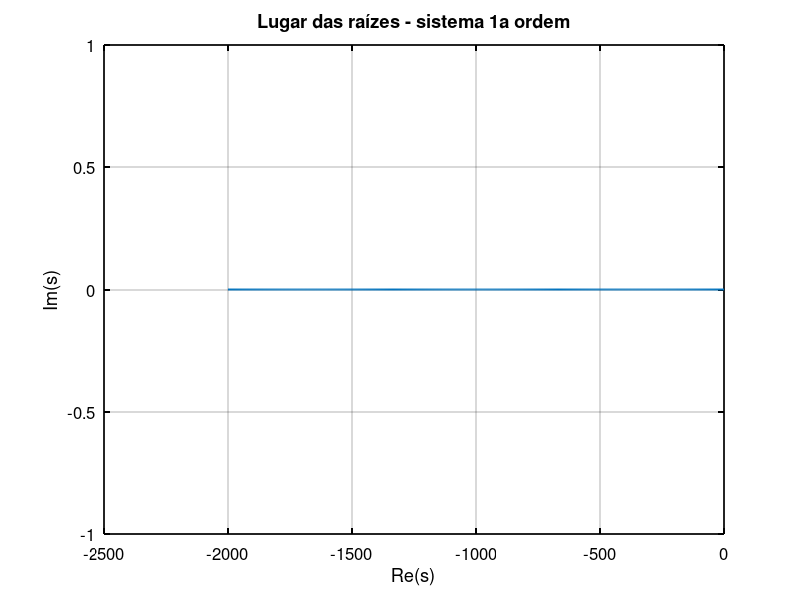
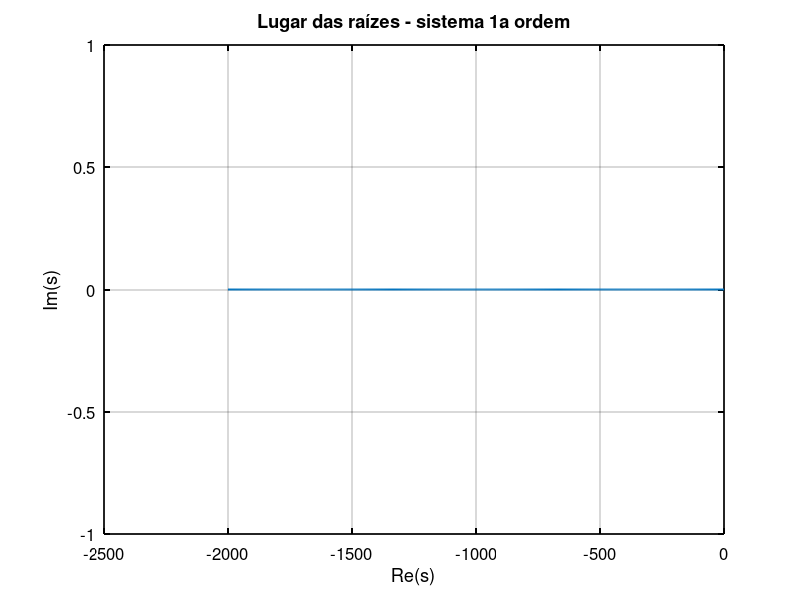
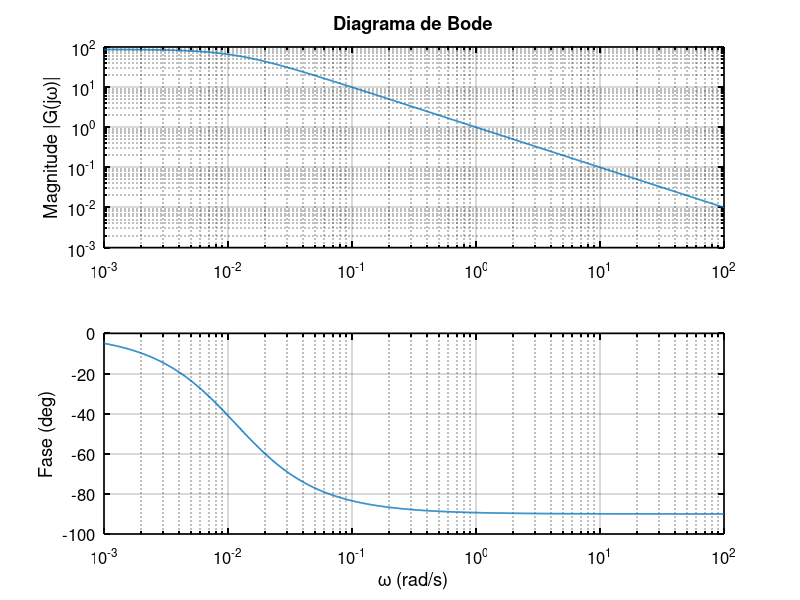
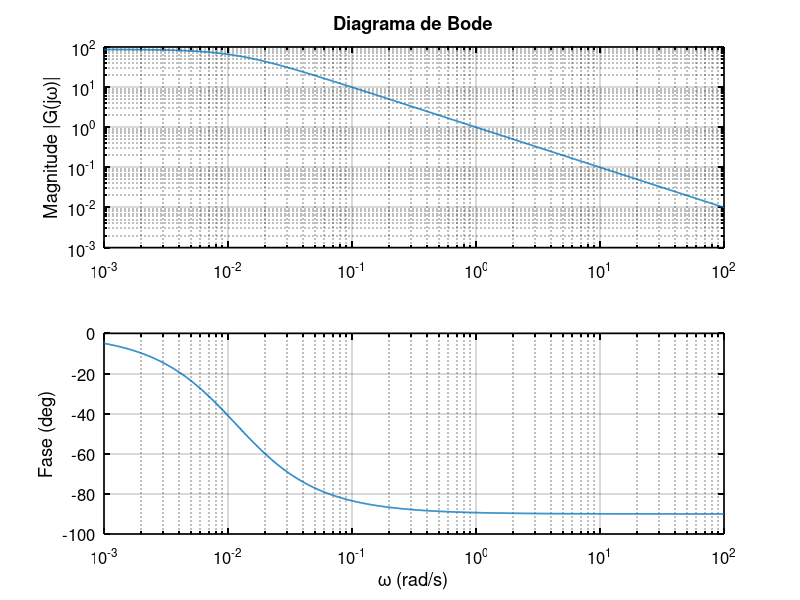

The MATLAB script that drew these images, in order: (Note: this script raises an error after producing the figures.)
function generate_all_figs_no_toolboxes_CORRIGIDO()


% Cria pasta de figuras
if ~exist('figs','dir')
    mkdir('figs');
end

% Força fundo branco para todas as figuras por padrão
try
    set(groot, 'defaultFigureColor', 'white');
    set(groot, 'defaultAxesXColor', 'k');
    set(groot, 'defaultAxesYColor', 'k');
    set(groot, 'defaultAxesZColor', 'k');
    set(groot, 'defaultTextColor', 'k');
    set(groot, 'defaultAxesFontSize', 12);
    set(groot, 'defaultLineLineWidth', 1.5);
catch
end

%% ---------------- Parâmetros do modelo ----------------
m = 1500;            % kg
Cd = 0.32;
A = 2.2;             % m^2
rho = 1.225;         % kg/m^3
mu = 0.015;
v0 = 20;             % m/s (ponto de operação)
g = 9.81;
Th = 1.5;            % tempo de headway
d_ref_base = 25;     % m

% Linearização (modelo escalar): dv/dt = a*v + b*u
% onde u é a força de tração normalizada pela massa (aceleração de controle)
% Modelo: m*dv/dt = F_trac - F_drag - F_friction
% Linearizado: dv/dt = a*v + b*u, onde u = F_trac/m (aceleração)
a = - (rho*Cd*A*v0) / m;   % ≈ -0.0057 (polo estável)
b = 1;                      % CORRIGIDO: b=1 quando u é aceleração direta

% Nota: No modelo original b = 1/m, mas isso assume u = força.
% Para controle de veículos, é mais natural u = aceleração comandada.
% Então usamos b = 1.

% Amostragem para simulações discretas (Euler)
Ts = 0.1;
tfinal = 60;
t = 0:0.01:tfinal;      % tempo para plots contínuos
td = 0:Ts:tfinal;       % tempo discreto para MPC/PID
N = length(t);

%% ---------- Referências e cenário ----------
v_ref_step = 22 * ones(size(t)); % referência de velocidade (m/s)
leader = 18*ones(size(t));
leader(t>=15) = 12;
leader(t>=25) = 20;
leader(t>=35) = 15;

r_d = interp1(t, v_ref_step, td);

%% ---------------- Root Locus (analítico para primeira ordem) -----------
% Para G(s)= b/(s - a), laço com ganho K: polos em s tal que s - a + K*b = 0 -> s = a - K*b
Kvec = linspace(0,2000,500);
poles_rl = a - Kvec * b;
figure;
plot(real(poles_rl), imag(poles_rl), 'LineWidth',1.4);
xlabel('Re(s)'); ylabel('Im(s)'); grid on;
title('Lugar das raízes - sistema 1a ordem');
save_figure('root_locus');

%% ---------------- Bode (analítico) ----------------
w = logspace(-3,2,1000); % rad/s
% G(jw) = b / (j*w - a)
Gjw = b ./ (1i*w - a);
mag = abs(Gjw);
phase = angle(Gjw) * 180/pi;
figure;
subplot(2,1,1);
loglog(w, mag, 'LineWidth',1.2);
ylabel('Magnitude |G(j\omega)|'); grid on;
title('Diagrama de Bode');
subplot(2,1,2);
semilogx(w, phase, 'LineWidth',1.2);
xlabel('\omega (rad/s)'); ylabel('Fase (deg)'); grid on;
save_figure('bode');

%% ---------------- Nyquist (analítico) ----------------
figure;
plot(real(Gjw), imag(Gjw), 'LineWidth',1.2); hold on;
plot(real(Gjw), -imag(Gjw), 'LineWidth',0.8, 'LineStyle','--');
xlabel('Re(G(j\omega))'); ylabel('Im(G(j\omega))'); grid on;
title('Diagrama de Nyquist');
axis equal;
save_figure('nyquist');

%% ---------------- Resposta Malha Aberta - tempo (analítico) ----------
% Resposta ao degrau unitário em u: v_ss = -b*u0/a (porque a<0)
u0 = 1;  % aceleração de 1 m/s²
v_ss = -b * u0 / a;  % velocidade em regime permanente
y_ol = v_ss * (1 - exp(a * t));
figure;
plot(t, y_ol, 'LineWidth',1.2);
xlabel('Tempo (s)'); ylabel('Velocidade (m/s)'); grid on;
title('Resposta temporal do sistema em malha aberta');
save_figure('open_loop_time');

%% ---------------- Resposta Malha Aberta - freq via FFT ----------
u_rich = chirp_signal(t, 0.01, 1, 0.5);
y_rich = simulate_continuous_linear(a, b, u_rich, t);
nfft = 2^nextpow2(length(t));
Y = fft(y_rich, nfft);
Fs = 1/(t(2)-t(1));
f = (0:nfft/2-1)*(Fs/nfft);
figure;
plot(f, abs(Y(1:nfft/2)), 'LineWidth',1.2);
xlabel('Frequência (Hz)'); ylabel('Magnitude'); grid on;
title('Resposta em frequência (FFT) do sistema em malha aberta');
save_figure('open_loop_freq');

%% ---------------- PID (discreto por Euler) ----------------
% Ganhos ajustados para o modelo com b=1
Kp = 0.8;    % Ganho proporcional
Ki = 0.05;   % Ganho integral  
Kd = 0.1;    % Ganho derivativo

% Simular PID discreto
[~, y_pid, u_pid] = simulate_pid_discrete(a, b, Ts, td, r_d, Kp, Ki, Kd, 0);

% Interpolar para vetor t para consistência nos plots
y_pid_cont = interp1(td, y_pid, t);
u_pid_cont = interp1(td, u_pid, t);

figure;
plot(t, v_ref_step, '--','LineWidth',1.0); hold on;
plot(t, y_pid_cont, 'LineWidth',1.2);
xlabel('Tempo (s)'); ylabel('Velocidade (m/s)'); grid on;
legend('Referência','Saída (PID)');
title('Resposta do sistema com controle PID em malha fechada e referência');
save_figure('pid_closedloop');

figure;
plot(t, u_pid_cont, 'LineWidth',1.2);
xlabel('Tempo (s)'); ylabel('Sinal de controle u(t)'); grid on;
title('Sinal de controle gerado pelo PID');
save_figure('pid_control_signal');

%% ---------------- PID: Variação paramétrica (+10% massa) ----------------
m_var = m * 1.10;
a_var = - (rho*Cd*A*v0) / m_var;
% Nota: b permanece 1 pois u é aceleração comandada (a planta "real" 
% terá resposta diferente, mas o controlador comanda aceleração)
[~, y_pid_var, ~] = simulate_pid_discrete(a_var, b, Ts, td, r_d, Kp, Ki, Kd, 0);
y_pid_var_cont = interp1(td, y_pid_var, t);

figure;
plot(t, y_pid_cont, 'LineWidth',1.2); hold on;
plot(t, y_pid_var_cont, '--', 'LineWidth',1.2);
xlabel('Tempo (s)'); ylabel('Velocidade (m/s)');
legend('PID (nominal)','PID (+10% massa)');
title('Comportamento do sistema com variação de parâmetros');
grid on;
save_figure('pid_variation');

%% ---------------- MPC CORRIGIDO ----------------
% Parâmetros MPC
Np = 20;        % Horizonte de predição (aumentado)
Nc = 5;         % Horizonte de controle (aumentado)

% Restrições de aceleração (m/s²)
umin = -3;      % Frenagem máxima
umax = 2;       % Aceleração máxima

% Pesos da função custo (AJUSTADOS)
Q_mpc = 10;     % Peso do erro de rastreamento (aumentado)
R_mpc = 0.1;    % Peso do esforço de controle (reduzido)

% Discretização Euler
Ad = 1 + a*Ts;
Bd = b*Ts;

% Construir matrizes de predição
[Phi, Gamma] = buildPredMatrices(Ad, Bd, Np, Nc);

% Simulação MPC
y_mpc = zeros(length(td),1);
u_mpc = zeros(length(td),1);
xk = 0;  % Estado inicial (velocidade = 0)

for k = 1:length(td)
    % Vetor de referência no horizonte
    r_horizon = r_d(k) * ones(Np,1);
    
    % Predição livre (sem controle adicional): y_free = Phi * xk
    y_free = Phi * xk;
    
    % Erro de predição livre
    e_free = r_horizon - y_free;
    
    % Formulação QP: min (1/2)*U'*H*U + f'*U
    % onde H = Gamma'*Q*Gamma + R*I
    %      f = -Gamma'*Q*e_free
    Qmat = Q_mpc * eye(Np);
    Rmat = R_mpc * eye(Nc);
    
    H = Gamma' * Qmat * Gamma + Rmat;
    f = -Gamma' * Qmat * e_free;
    
    % Solução analítica (sem restrições)
    Uopt = -H \ f;
    
    % Aplicar restrições por saturação (clipping)
    Uopt = max(min(Uopt, umax), umin);
    
    % Aplicar apenas o primeiro elemento (princípio do horizonte deslizante)
    uk = Uopt(1);
    
    % Atualizar estado (simulação da planta)
    xk = Ad * xk + Bd * uk;
    
    % Armazenar resultados
    y_mpc(k) = xk;
    u_mpc(k) = uk;
end

% Interpolar para plots contínuos
y_mpc_cont = interp1(td, y_mpc, t, 'linear');
u_mpc_cont = interp1(td, u_mpc, t, 'linear');

figure;
plot(t, v_ref_step, '--', 'LineWidth',1.0); hold on;
plot(t, y_mpc_cont, 'LineWidth',1.2);
xlabel('Tempo (s)'); ylabel('Velocidade (m/s)');
legend('Referência','Saída (MPC)');
title('Resposta do sistema com controlador MPC');
grid on;
save_figure('mpc_closedloop');

figure;
plot(t, u_mpc_cont, 'LineWidth',1.2);
xlabel('Tempo (s)'); ylabel('Sinal de controle u(t)');
title('Sinal de controle do método MPC');
grid on;
save_figure('smc_control_signal');

%% ---------------- Métricas ----------------
ref_td = interp1(t, v_ref_step, td);

% Garantir que os vetores têm a mesma orientação
y_pid_col = y_pid(:);
y_mpc_col = y_mpc(:);
ref_td_col = ref_td(:);

rmse_pid = sqrt(mean((y_pid_col - ref_td_col).^2));
rmse_mpc = sqrt(mean((y_mpc_col - ref_td_col).^2));

iae_pid = trapz(td, abs(ref_td_col - y_pid_col));
iae_mpc = trapz(td, abs(ref_td_col - y_mpc_col));

ise_pid = trapz(td, (ref_td_col - y_pid_col).^2);
ise_mpc = trapz(td, (ref_td_col - y_mpc_col).^2);

itae_pid = trapz(td, td(:) .* abs(ref_td_col - y_pid_col));
itae_mpc = trapz(td, td(:) .* abs(ref_td_col - y_mpc_col));

% Exibir métricas no console
fprintf('\n============ MÉTRICAS DE DESEMPENHO ============\n');
fprintf('Métrica   |    PID     |    MPC     | Melhor\n');
fprintf('------------------------------------------------\n');
fprintf('RMSE      | %10.4f | %10.4f | %s\n', rmse_pid, rmse_mpc, comparar(rmse_pid, rmse_mpc));
fprintf('IAE       | %10.4f | %10.4f | %s\n', iae_pid, iae_mpc, comparar(iae_pid, iae_mpc));
fprintf('ISE       | %10.4f | %10.4f | %s\n', ise_pid, ise_mpc, comparar(ise_pid, ise_mpc));
fprintf('ITAE      | %10.4f | %10.4f | %s\n', itae_pid, itae_mpc, comparar(itae_pid, itae_mpc));
fprintf('================================================\n\n');

% Figura com tabela de métricas
figure('Units','normalized','Position',[0.2 0.2 0.5 0.3]);
axis off;
tstr = {
    'Métrica   | PID        | MPC';
    sprintf('RMSE      | %.4f    | %.4f', rmse_pid, rmse_mpc);
    sprintf('IAE       | %.4f   | %.4f', iae_pid, iae_mpc);
    sprintf('ISE       | %.4f  | %.4f', ise_pid, ise_mpc);
    sprintf('ITAE      | %.4f | %.4f', itae_pid, itae_mpc);
    };
text(0.1, 0.5, tstr, 'FontName','Monospaced','FontSize',12);
title('Métricas de erro para comparação dos controladores');
save_figure('metrics_table');

%% ---------------- Espectrogramas ----------------
[Sf, Tm, Freq] = simple_spectrogram(u_pid_cont, t, 256, 200);
figure;
imagesc(Tm, Freq, 20*log10(abs(Sf)+eps));
axis xy;
xlabel('Tempo (s)'); ylabel('Freq (Hz)');
title('Espectrograma do sinal de controle para o PID (custom)');
colorbar;
save_figure('spectrogram_pid');

[Sf2, Tm2, Freq2] = simple_spectrogram(u_mpc_cont, t, 256, 200);
figure;
imagesc(Tm2, Freq2, 20*log10(abs(Sf2)+eps));
axis xy;
xlabel('Tempo (s)'); ylabel('Freq (Hz)');
title('Espectrograma do sinal de controle para o MPC (custom)');
colorbar;
save_figure('spectrogram_smc');

%% ---------------- Gráfico comparativo adicional ----------------
figure;
subplot(2,1,1);
plot(t, v_ref_step, 'k--', 'LineWidth', 1.0); hold on;
plot(t, y_pid_cont, 'b', 'LineWidth', 1.2);
plot(t, y_mpc_cont, 'r', 'LineWidth', 1.2);
xlabel('Tempo (s)'); ylabel('Velocidade (m/s)');
legend('Referência', 'PID', 'MPC', 'Location', 'best');
title('Comparação: Resposta dos Controladores');
grid on;

subplot(2,1,2);
plot(t, u_pid_cont, 'b', 'LineWidth', 1.2); hold on;
plot(t, u_mpc_cont, 'r', 'LineWidth', 1.2);
yline(umax, 'k--', 'LineWidth', 0.8);
yline(umin, 'k--', 'LineWidth', 0.8);
xlabel('Tempo (s)'); ylabel('Sinal de controle (m/s²)');
legend('PID', 'MPC', 'Limites', 'Location', 'best');
title('Comparação: Sinais de Controle');
grid on;
save_figure('comparacao_controladores');

fprintf('Figuras geradas em ./figs/ (script CORRIGIDO).\n');

end

%% ============== FUNÇÕES AUXILIARES ==============

function s = chirp_signal(t, f0, f1, amp)
% Gera sinal chirp (varredura de frequência) sem toolbox
if nargin < 4, amp = 1; end
T = t(end);
k = (f1 - f0) / T;
s = amp * sin(2*pi*(f0*t + 0.5*k.*t.^2));
end

function y = simulate_continuous_linear(a, b, u, t)
% Simula dx/dt = a*x + b*u com x(0)=0 por RK2
dt = t(2) - t(1);
x = 0;
y = zeros(size(t));
for k = 1:length(t)
    y(k) = x;
    uk = u(k);
    k1 = a*x + b*uk;
    x2 = x + dt * k1;
    k2 = a*x2 + b*uk;
    x = x + dt * 0.5*(k1 + k2);
end
end

function [x_hist, y_hist, u_hist] = simulate_pid_discrete(a, b, Ts, td, r_d, Kp, Ki, Kd, x0)
% Simula PID discreto usando integração Euler
% CORRIGIDO: bug na linha u_hist(k) = u
if nargin < 9, x0 = 0; end

Ad = 1 + a*Ts;
Bd = b*Ts;
N = length(td);
x = x0;
Iterm = 0;
prev_e = 0;

y_hist = zeros(N, 1);
u_hist = zeros(N, 1);  % CORRIGIDO: pré-alocação correta
x_hist = zeros(N, 1);

for k = 1:N
    rk = r_d(k);
    yk = x;
    e = rk - yk;
    
    % Termo integral com anti-windup simples
    Iterm = Iterm + e * Ts;
    
    % Termo derivativo
    if k == 1
        Dterm = 0;
    else
        Dterm = (e - prev_e) / Ts;
    end
    
    % Lei de controle PID
    u = Kp*e + Ki*Iterm + Kd*Dterm;
    
    % Atualizar estado
    x = Ad * x + Bd * u;
    
    % Armazenar histórico
    x_hist(k) = x;
    y_hist(k) = x;
    u_hist(k) = u;  % CORRIGIDO: era "nu_hist(k) = u" (erro de digitação)
    
    prev_e = e;
end
end

function [Phi, Gamma] = buildPredMatrices(Ad, Bd, Np, Nc)
% Constrói matrizes de predição para MPC
% Phi (Np x 1): matriz de evolução livre
% Gamma (Np x Nc): matriz de resposta ao controle
%
% Modelo: x(k+1) = Ad*x(k) + Bd*u(k)
% Predição: Y = Phi*x(k) + Gamma*U

Phi = zeros(Np, 1);
Gamma = zeros(Np, Nc);

for i = 1:Np
    Phi(i) = Ad^i;
    for j = 1:min(i, Nc)
        Gamma(i, j) = Ad^(i-j) * Bd;
    end
end
end

function str = comparar(val_pid, val_mpc)
% Retorna string indicando qual controlador teve melhor desempenho
if val_pid < val_mpc
    str = 'PID';
elseif val_mpc < val_pid
    str = 'MPC';
else
    str = 'Empate';
end
end

function save_figure(basename)
% Salva figura atual como PNG e SVG com fundo branco

fn_png = fullfile('figs', [basename, '.png']);
fn_svg = fullfile('figs', [basename, '.svg']);

set(gcf, 'Color', 'white');

ax = findall(gcf, 'Type', 'axes');
for k = 1:length(ax)
    set(ax(k), 'Color', 'white', ...
               'XColor', 'k', ...
               'YColor', 'k', ...
               'ZColor', 'k', ...
               'LineWidth', 1.2, ...
               'FontSize', 12);
end

txt = findall(gcf, 'Type', 'text');
for k = 1:length(txt)
    set(txt(k), 'Color', 'k');
end

hLeg = findall(gcf, 'Type', 'legend');
for k = 1:length(hLeg)
    set(hLeg(k), 'Color', 'white', ...
                 'TextColor', 'k', ...
                 'EdgeColor', 'k');
end

if exist('exportgraphics', 'file') == 2
    exportgraphics(gcf, fn_png, 'BackgroundColor', 'white', 'Resolution', 300);
    exportgraphics(gcf, fn_svg, 'BackgroundColor', 'white');
else
    print(gcf, fn_png, '-dpng', '-r300');
    print(gcf, fn_svg, '-dsvg');
end
end

function [S, Tm, Freq] = simple_spectrogram(x, tout, winlen, noverlap)
% STFT simples sem toolboxes
if nargin < 3, winlen = 256; end
if nargin < 4, noverlap = round(0.8*winlen); end

dt = tout(2) - tout(1);
Fs = 1 / dt;
hop = winlen - noverlap;
N = length(x);
nwin = floor((N - noverlap) / hop);

S = zeros(floor(winlen/2), nwin);
Tm = zeros(1, nwin);

% Janela Hamming manual
n = (0:winlen-1)';
w = 0.54 - 0.46 * cos(2*pi*n/(winlen-1));

x = x(:);  % Garantir vetor coluna

for k = 1:nwin
    idx0 = (k-1)*hop + 1;
    idx = idx0 : (idx0 + winlen - 1);
    if idx(end) > N
        break;
    end
    seg = x(idx) .* w;
    Xf = fft(seg);
    S(:,k) = Xf(1:floor(winlen/2));
    Tm(k) = tout(round(mean(idx)));
end

Freq = (0:floor(winlen/2)-1) * (Fs / winlen);
end
